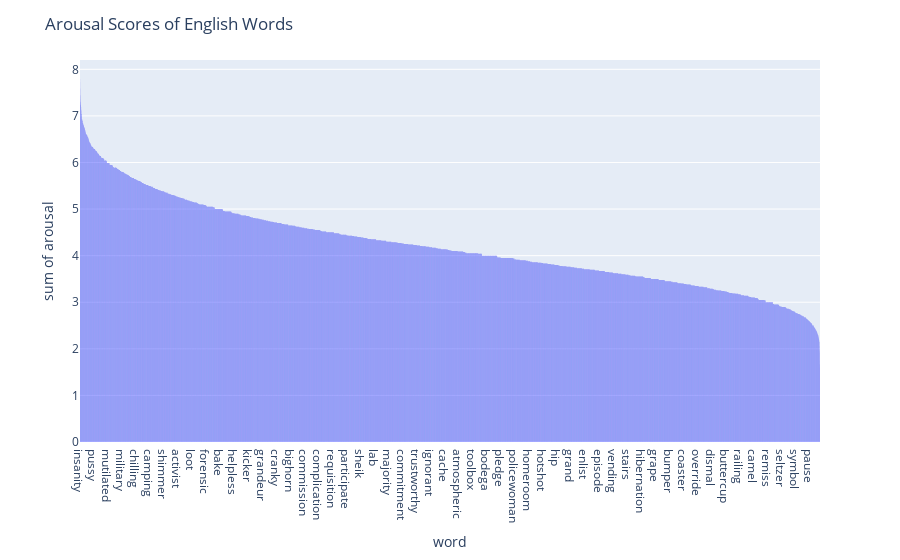

Write notebook code for a chart like this one.
### Code cell
valence_df = valence_arousal_df.sort_values(by=['arousal'], ascending = False)
fig = px.histogram(valence_df, x=valence_df.index, y = 'arousal')
fig.update_layout(
    title={
        'text': 'Arousal Scores of English Words',
    })
fig.show()

### Figure 1 — Plotly figure (JSON) as saved in the notebook; plotly's stock layout.template omitted (floating-point values rounded to 4 significant figures; data arrays with more than 128 entries replaced by an {"elided": "..."} marker saying what was removed)
{"data": [{"alignmentgroup": "True", "bingroup": "x", "histfunc": "sum", "hovertemplate": "word=%{x}<br>sum of arousal=%{y}<extra></extra>", "legendgroup": "", "marker": {"color": "#636efa", "pattern": {"shape": ""}}, "name": "", "offsetgroup": "", "orientation": "v", "showlegend": false, "type": "histogram", "x": {"elided": "13915 str values"}, "xaxis": "x", "y": {"elided": "13915 float values"}, "yaxis": "y"}], "layout": {"autosize": true, "barmode": "relative", "legend": {"tracegroupgap": 0}, "margin": {"t": 60}, "title": {"text": "Arousal Scores of English Words"}, "xaxis": {"anchor": "y", "autorange": true, "domain": [0, 1], "range": [-0.5, 13910.0], "title": {"text": "word"}, "type": "category"}, "yaxis": {"anchor": "x", "autorange": true, "domain": [0, 1], "range": [0, 8.2], "title": {"text": "sum of arousal"}, "type": "linear"}}}
